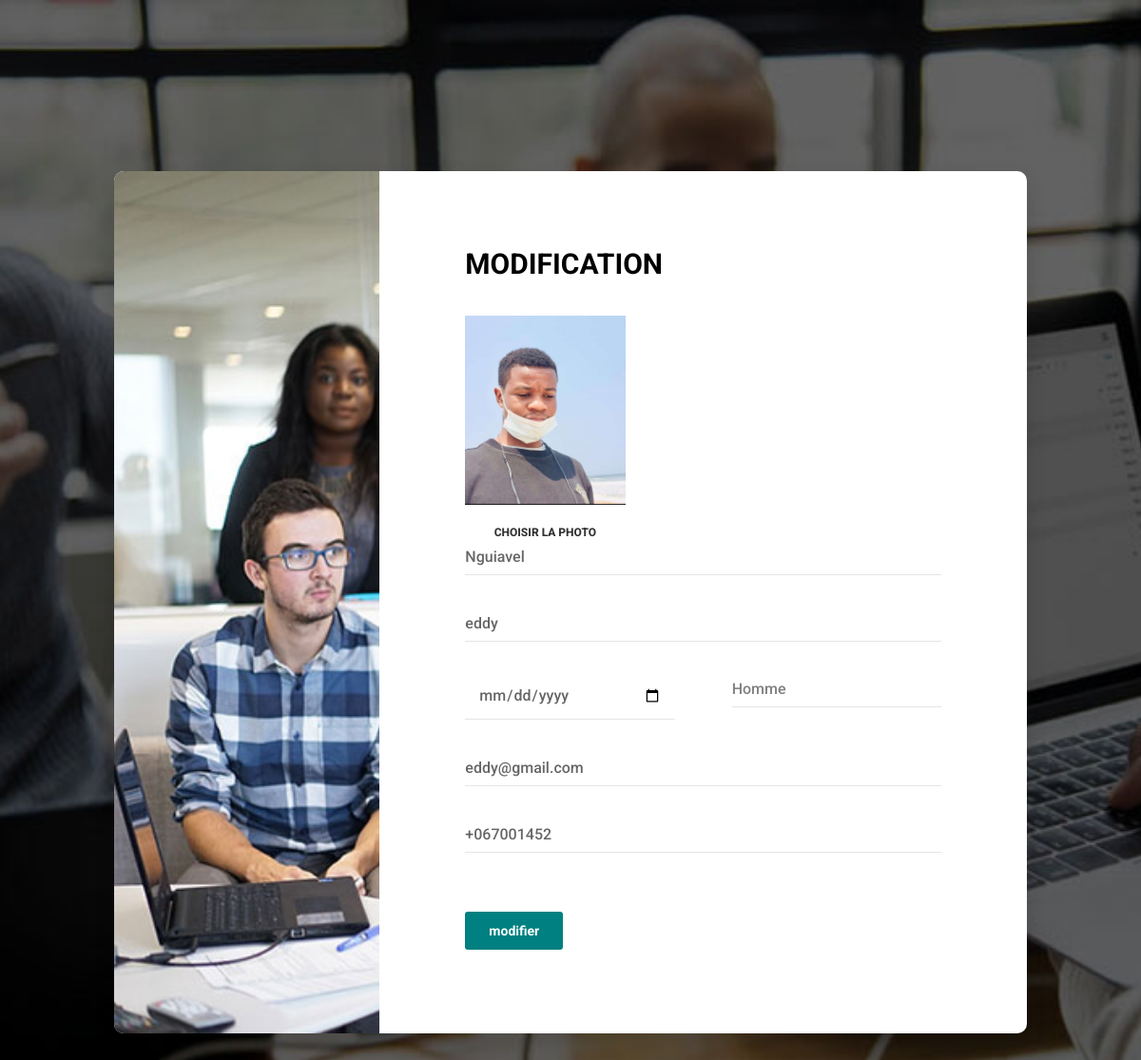
Page /modifier/7 on the committed database.
### main/models.py (models this page shows, shortened)
class Utilisateur(models.Model):
    sexe = (
        ('Homme' , 'Homme'),
        ('Femme' , 'Femme'),
        ('Autre' , 'Autre'),
    )
    nom = models.CharField( "nom utilisateur", max_length=50)
    prenom = models.CharField("prénom utilisateur ", max_length=50)
    sexe = models.CharField( "genre utilisateur", max_length=10, choices=sexe)
    date_nais = models.DateField("Date de naissance", auto_now=False, auto_now_add=False)
    email = models.EmailField("Email", max_length=254)
    phone = models.CharField("Téléphone", max_length=50)
    photo = models.ImageField("photo de utilisateur", upload_to="media/")

### main/views.py (the view)
# urls.py: path('modifier/<int:id>', views.modifier, name='modifier'),
def modifier(request, id):
    import base64
    data = request.POST
    photo = request.FILES
    user = Utilisateur.objects.get(id=id)
    if request.method == 'POST':
        user.nom = data.get('nom', user.nom)
        user.prenom = data.get('prenom', user.prenom)
        user.sexe = data.get('sexe', user.sexe)
        user.date_nais = data.get('date', user.date_nais)
        user.email = data.get('email', user.email)
        user.phone = data.get('phone', user.phone)
        user.photo = photo.get('photo', user.photo)
        user.save()
        return redirect(home)
    else :
        mod = True
        return render(request, 'main/enregistrer.html', locals())

### main/templates/main/enregistrer.html (shortened to what this page needs)
{% load static %}
<!DOCTYPE html>
<html lang="fr">
<head>
    <link href="{% static 'css/material-design-iconic-font.min.css' %} " rel="stylesheet" media="all">
    <link href="{% static 'css/font-awesome.min.css' %}" rel="stylesheet" media="all">
    <link href="{% static 'css/select2.min.css' %}" rel="stylesheet" media="all">
    <link href="{% static 'css/daterangepicker.css' %}" rel="stylesheet" media="all">
    <link href="{% static 'css/main.css' %}" rel="stylesheet" media="all">
</head>
<body id="hero">
    {% if mod %}
        <div class="page-wrapper p-t-180 p-b-100 font-robo" >
            <div class="wrapper wrapper--w960">
                <div class="card card-2">
                    <div class="card-heading"></div>
                    <div class="card-body">
                        <h2 class="title">Modification</h2>
                        <form method="POST" action="{% url 'modifier' user.id %}" enctype="multipart/form-data">
                            <div class="form-header">
                                <div class="avartar">
                                    <a href="{{ user.photo.url}}">
                                        <img src="{{user.photo.url}}" alt="">
                                    </a>
                                    <div class="avartar-picker">
                                        <label for="file-1">
                                            <i class="zmdi zmdi-camera"></i>
                                            <span>Choisir la photo</span>
                                        </label>
                                    </div>
                                </div>
                            </div>
                            <div class="input-group">
                                <input class="input--style-2" type="text" placeholder="nom" name="nom" value="{{ user.nom }}" required>
                            </div>
                            <div class="input-group">
                                <input class="input--style-2" type="text" placeholder="prenom" name="prenom" value="{{ user.prenom }}" required>
                            </div>
                            <div class="row row-space">
                                <div class="col-2">
                                    <div class="input-group">
                                        <input class="input--style-2" type="date" placeholder="date de naissance" name="date" value="{{ user.date_nais }}" required>
                                    </div>
                                </div>
                                <div class="col-2">
                                    <div class="input-group">
                                        <div class="rs-select2 js-select-simple select--no-search">
                                        </div>
                                    </div>
                                </div>
                            </div>
                            <div class="input-group">
                                <input class="input--style-2" type="email" placeholder="Adresse email" value="{{ user.email }}" name="email">
                            </div>
                            <div class="input-group">
                                <input class="input--style-2" type="text" placeholder="numero de telephone" name="phone" value="{{ user.phone }}" required>
                            </div>
                            <div class="p-t-30">
                                <button class="btn btn--radius btn--blue" type="submit">modifier</button>
                            </div>
                        </form>
                    </div>
                </div>
            </div>
        </div>
    {% endif %}
</body>
</html>

### main/static/css/main.css (style rules this page uses)
.font-robo { font-family: "Roboto", "Arial", "Helvetica Neue", sans-serif; }
.row { display: -webkit-box; display: -webkit-flex; display: -moz-box; display: -ms-flexbox; display: flex; -webkit-flex-wrap: wrap; -ms-flex-wrap: wrap; flex-wrap: wrap; }
.row-space { -webkit-box-pack: justify; -webkit-justify-content: space-between; -moz-box-pack: justify; -ms-flex-pack: justify; justify-content: space-between; }
.col-2 { width: -webkit-calc((100% - 60px) / 2); width: -moz-calc((100% - 60px) / 2); width: calc((100% - 60px) / 2); }
html { -webkit-box-sizing: border-box; -moz-box-sizing: border-box; box-sizing: border-box; }
* { padding: 0; margin: 0; }
*, *:before, *:after { -webkit-box-sizing: inherit; -moz-box-sizing: inherit; box-sizing: inherit; }
body, h1, h2, h3, h4, h5, h6, blockquote, p, pre, dl, dd, ol, ul, figure, hr, fieldset, legend { margin: 0; padding: 0; }
button { outline: none; background: none; border: none; }
.page-wrapper { min-height: 100vh; }
body { font-family: "Roboto", "Arial", "Helvetica Neue", sans-serif; font-weight: 400; font-size: 14px; }
h1, h2, h3, h4, h5, h6 { font-weight: 400; }
h2 { font-size: 30px; }
#hero { display: table; width: 100%; background: url("../image/6.jpg") top center/cover no-repeat; }
.p-t-180 { padding-top: 180px; }
.p-t-30 { padding-top: 30px; }
.p-b-100 { padding-bottom: 100px; }
.wrapper { margin: 0 auto; }
.wrapper--w960 { max-width: 960px; }
.btn { line-height: 40px; display: inline-block; padding: 0 25px; cursor: pointer; color: #fff; font-family: "Roboto", "Arial", "Helvetica Neue", sans-serif; -webkit-transition: all 0.4s ease; -o-transition: all 0.4s ease; -moz-transition: all 0.4s ease; transition: all 0.4s ease; font-size: 14px; font-weight: 700; }
.btn--radius { -webkit-border-radius: 3px; -moz-border-radius: 3px; border-radius: 3px; }
.btn--blue { background: teal; }
img { max-width: 100%; vertical-align: middle; }
.avartar-picker { padding-left: 15px; margin-top: 20px; }
.avartar-picker label { display: block; cursor: pointer; display: inline-block; color: #333; font-size: 12px; text-transform: uppercase; font-weight: 800; }
.avartar-picker label i { margin-right: 3px; }
.form-header { display: flex; }
.form-header .avartar { width: 33.75%; }
.form-header .avartar a { display: block; }
input[type="date" i] { padding: 14px; }
input { outline: none; margin: 0; border: none; -webkit-box-shadow: none; -moz-box-shadow: none; box-shadow: none; width: 100%; font-size: 14px; font-family: inherit; }
.input-group { position: relative; margin-bottom: 32px; border-bottom: 1px solid #e5e5e5; }
.input--style-2 { padding: 9px 0; color: #666; font-size: 16px; font-weight: 500; }
.title { text-transform: uppercase; font-weight: 700; margin-bottom: 37px; }
.card { overflow: hidden; -webkit-border-radius: 3px; -moz-border-radius: 3px; border-radius: 3px; background: #fff; }
.card-2 { -webkit-box-shadow: 0px 8px 20px 0px rgba(0, 0, 0, 0.15); -moz-box-shadow: 0px 8px 20px 0px rgba(0, 0, 0, 0.15); box-shadow: 0px 8px 20px 0px rgba(0, 0, 0, 0.15); -webkit-border-radius: 10px; -moz-border-radius: 10px; border-radius: 10px; width: 100%; display: table; }
.card-2 .card-heading { background: url("../image/about-img.jpg") top left/cover no-repeat; width: 29.1%; display: table-cell; }
.card-2 .card-body { display: table-cell; padding: 80px 90px; padding-bottom: 88px; }

### rows in the picture
Utilisateur: photo (picture), nom "Nguiavel", prenom "eddy", email "eddy@gmail.com", phone "+067001452"
